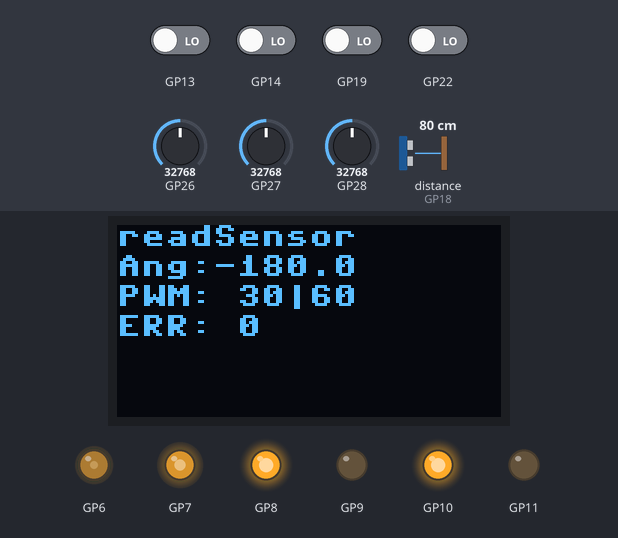
A program run on a simulated Raspberry Pi Pico running MicroPython. Parts: 128×64 one-colour display, output pins drawn as LEDs (lit = HIGH). Inputs (shaded band) come from the test bench; at power-on: GP13, GP14, GP19, GP22 LOW, distance to the obstacle (sensor on GP18) 80 cm, GP26 = 32768, GP27 = 32768, GP28 = 32768 (analog values on the 0–65535 scale). Library files of the repository ran but are not shown: APDS9960LITE.py, encoderLib.py, ssd1306.py, ultrasonicLib.py; pins used as bus, display or sensor lines are not drawn; what the program prints to the serial console is not drawn.

Above: at 0.7 s.
1.3 s: distance to the obstacle (sensor on GP18) set to 2 cm
4.3 s: GP26 set to 2208
At 5.53 s:
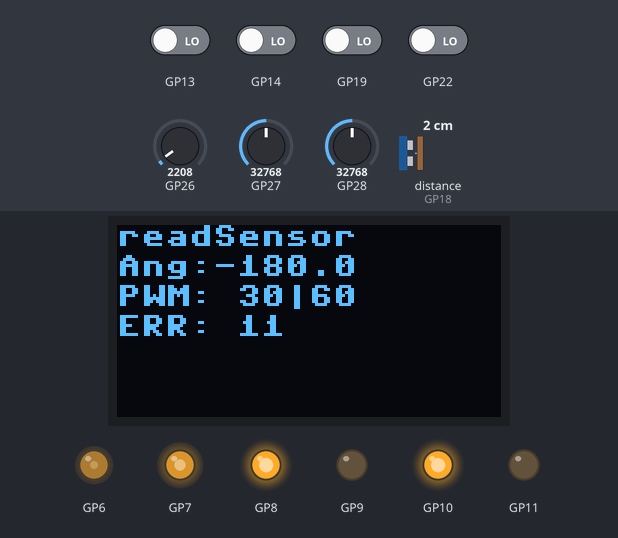
7.1 s: GP26 set to 1776
At 7.7 s:
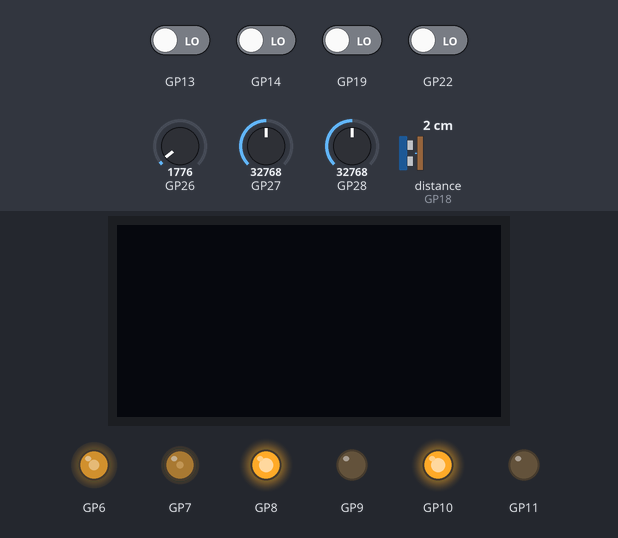
10.1 s: GP27 set to 1966
At 10.8 s:
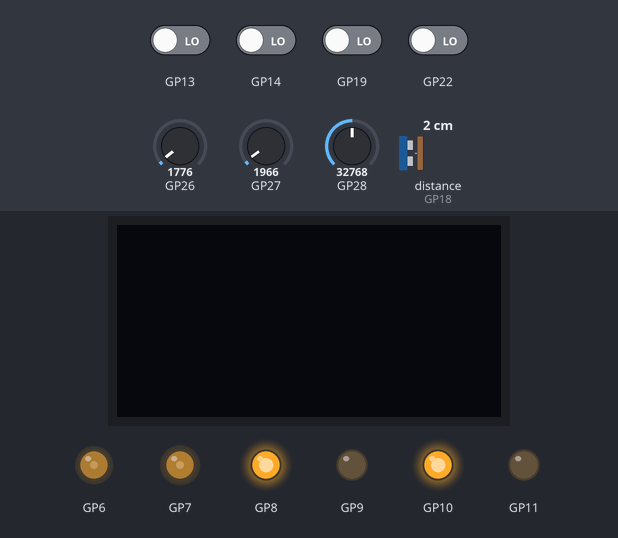
13.1 s: GP13 driven HIGH
At 14.24 s:
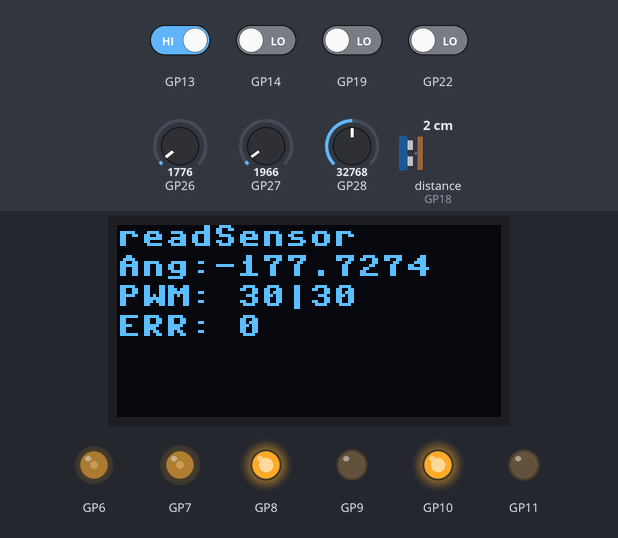
15.9 s: GP13 driven LOW
At 16.31 s:
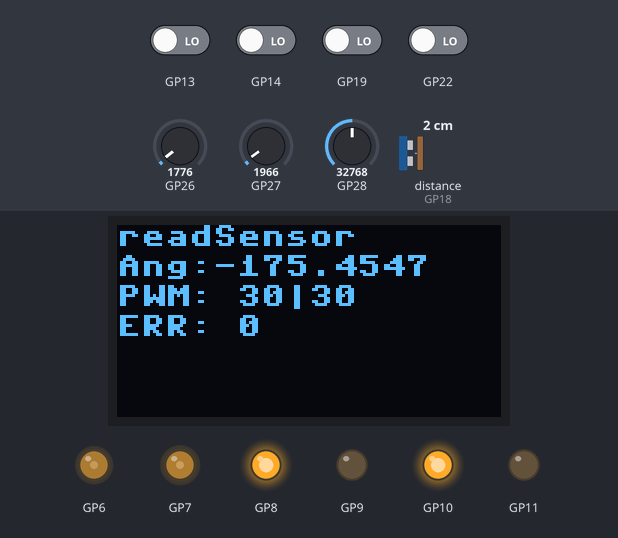
Timing chart, 0 to 18.9 s (numbered marks = the images above; inputs shaded):
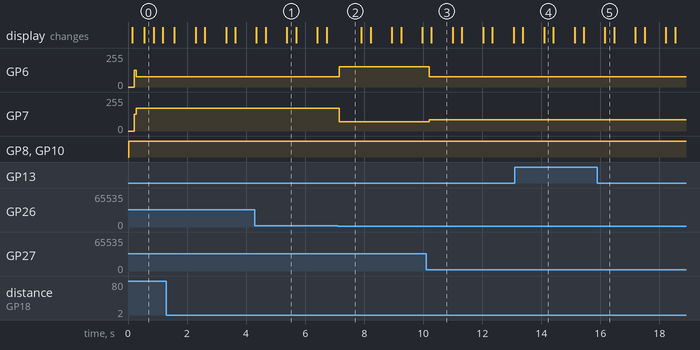

The program:

main.py
```python
from libs.stateManager import StateManager

## Just some code that is not included in state_readSensor or state_initialise
#print(f"Prox, Sonic")
#for i in range(25):
#    display.rows = 0
#    display.text("Calibrating...")
#    display.show()
#    prox = apds9960.prox.proximityLevel
#    sonic_dist = dist_mm()
#    print(f"{prox:3d}, {sonic_dist:4.2f}")
#    time.sleep_ms(200)

sm = StateManager()

from states.initialise import state_initialise
sm.state = "initialise"
sm.registerState("initialise", state_initialise)

from states.followLine import state_followLine
sm.registerState("followLine", state_followLine)

from states.readSensor import state_readSensor
sm.registerState("readSensor", state_readSensor)

from states.updateMap import state_updateMap
sm.registerState("updateMap", state_updateMap)


while True:
    sm.updateState()

print("Exited state machine")
```

stateManager.py
```python
class StateManager:
    def __init__(self, state: str ="None"):
        self.states: dict = {}
        self.env = {}
        self.state: str = state
        self.env["state"] = self.state
        self.env["sm"] = self

        def state_None(env: dict, *args):
            print("State became none")
            exit(-1)
        def state_Error(env: dict, *args):
            print(f"A state error occurred")
            if env.err is not None: print(env.err)
            exit(-2)

        self.registerState("None", state_None)
        self.registerState("Error", state_Error)

    def isState(self, label: str) -> bool:
        return label in self.states

    def registerState(self, label: str, fn) -> None:
        if not self.isState(label):
            self.states[label] = fn
        else:
            raise RuntimeError(f"State \"{self.state}\" already registered")

    def removeState(self, label: str) -> None:
        if self.isState(label):
            self.states[label] = None
        else:
            raise RuntimeError(f"State \"{self.state}\" does not exist")

    def callState(self, label, *args):
        if self.isState(label):
            return self.state[label](self.env, args)
        else:
            raise RuntimeError(f"State \"{label}\" does not exist")

    def updateState(self, *args):
        if self.isState(self.state):
            self.env["state"] = self.state
            self.state = self.states[self.state](self.env, args)
            self.env["state"] = self.state
            self.env["motors"].applyDuty()
        else:
            raise RuntimeError(f"State \"{self.state}\" does not exist")
```

initialise.py
```python
# Import pre-existing libs
from machine import Pin, I2C, ADC
import time

from libs.Mapper import Mapper
# Import custom libs/wrappers
from libs.MotorPair import MotorPair
from libs.EncoderPair import EncoderPair
from libs.displayLib import Display
from libs.APDS9960LITE import APDS9960LITE
def state_initialise(env: dict, *args) -> str:
    # Used in delta-time calculations
    env["lastUpdated"] = float(time.ticks_ms())
    # Define the robots logical state
    env["robot_state"] = "followLine"

    # Create I/O devices such as sensors and motors
    env["ir_pins"] = [Pin(22), Pin(19)]
    env["_ir_adc_pins"] = [ADC(Pin(27)), ADC(Pin(28)), ADC(Pin(26))]
    env["encoder"] = EncoderPair()
    env["motors"] = MotorPair(env["encoder"])
    env["encL"] = (0,0)
    env["encR"] = (0,0)

    env["display"] = Display()
    env["display"].clear()
    env["lastDisplayed"] = 0

    # WARN: not currently plugged in
    #apdsi2c = I2C(0, scl=Pin(21), sda=Pin(20))
    #env["apds9960"] = APDS9960LITE(apdsi2c)
    #env["apds9960"].prox.enableSensor()

    env["map"] = Mapper()

    env["heading"] = 0
    env["displacement"] = [0, 0]

    return "readSensor"
```

followLine.py
```python
import math
import time
from libs.US import dist_mm

# ===============
#  Desired Logic
# ===============

# If all sensors are 'on',
#   then we are perpendicular to a piece of track such as an intersection, or
#   we overcorrected on a turn

# If all sensors are 'off';
#   Check if we are in the garage, if so
#       enter garage mode
#   Check if we are in a hallway, if so
#       enter hallway mode
#   Otherwise we lost the track,
#       slow down and shuffle left and right

# If only the left sensor is 'on', then we need to
#   turn left
# If only the right sensor is 'on', then we need to
#   turn right
# If only the center sensor is 'on', then we should
#   try to stay straight

# If the far_right sensor is on, and we are at a roundabout, then
#   Convert the noisy pulses to a single pulse, and
#   use this single pulse to increment exit counter
# Else if we are not at a roundabout, then
#   stop and turn right until heading is aligned to a 90 deg increment
# If the far_left sensor is on, then
#   stop and turn left until the heading is aligned to a 90 deg increment


# Params for handling IR readings
x_factor = [-25, 0, 25] # Distance from the center IR sensor

# Motor power settings
base_pwm = 30           # Base PWM for the motors
min_pwm = 24            # Minimum PWM for the motors
max_pwm = 60            # Maximum PWM for the motors
pwm_scale = (1, 1.13)   # Scales each wheels PWM outside of range checks
correction_factor = 3   # How hard/fast should responses be to line_error

prev_pwms = [base_pwm, base_pwm]

def state_followLine(env: dict, *args: any) -> str:
    ir_l = env["ir_adc"][0]
    ir_c = env["ir_adc"][1]
    ir_r = env["ir_adc"][2]

    num = x_factor[0]*ir_l + \
        x_factor[1]*ir_c + \
        x_factor[2] * ir_r

    dem = ir_l + ir_c + ir_r

    line_error = -int(num / dem)

    pwm_l = base_pwm + correction_factor * line_error
    pwm_r = base_pwm - correction_factor * line_error

    pwm_l = min(max(min_pwm, pwm_l), max_pwm)
    pwm_r = min(max(min_pwm, pwm_r), max_pwm)

    # If the center sees the line, but the left and right do not, we are likely perfectly on the line
    if (ir_l < 2000) and (ir_c > 2000) and (ir_r < 2000):
        pwm_l = base_pwm
        pwm_r = base_pwm

    doNotUpdatePrevPWM = False
    if (ir_l < 2000) and (ir_c < 2000) and (ir_r < 2000):
        pwm_l = prev_pwms[0]
        pwm_r = prev_pwms[1]
        doNotUpdatePrevPWM = True
    elif (ir_l > 2000) and (ir_c > 2000) and (ir_r > 2000):
        pwm_l = base_pwm
        pwm_r = base_pwm + correction_factor*10

    # Apply the PWMs
    env["motors"].duty(pwm_l=pwm_l*pwm_scale[0], pwm_r=pwm_r*pwm_scale[1])

    # Update the display with some values
    env["display"].text(f"PWM: {int(pwm_l)}|{int(pwm_r)}")
    env["display"].text(f"ERR: {int(line_error)}")
    env["display"].show()

    if not doNotUpdatePrevPWM:
        prev_pwms[0] = pwm_l
        prev_pwms[1] = pwm_r

    return "readSensor"
```

readSensor.py
```python
import time
import math

from libs.US import dist_mm

def state_readSensor(env:dict, *args:any) -> str:
    env["dt"] = (float(time.ticks_ms()) - env["lastUpdated"])/1000.0
    if env["dt"] == 0: env["dt"] = 0.01 # Prevent divide by zero
    env["lastUpdated"] = float(time.ticks_ms())

    # Read all IR Sensor values in accordance to how they were initialised in states/initialise.py
    env["ir"] = []
    for i in env["ir_pins"]:
        env["ir"].append(i.value())

    env["ir_adc"] = []
    for i in env["_ir_adc_pins"]:
        env["ir_adc"].append(i.read_u16())

    env["us_dist"] = dist_mm()
    # WARN: Not currently plugged in
    #env["prox_dist"] = env["apds9960"].prox.proximityLevel
    env["prox_dist"] = env["us_dist"]

    L,R = env["motors"].duty()
    env["dutyL"] = L
    env["dutyR"] = R


    # encoder state in tuple (pos, vel)
    env["encL"] = (env["encoder"].getLeft(), (env["encoder"].getLeft() - env["encL"][1])/env["dt"])
    env["encR"] = (env["encoder"].getRight(), (env["encoder"].getRight() - env["encR"][1])/env["dt"])


    _enc_dist = (env["encL"][0] - env["encR"][0])*0.010209875
    env["heading"] = (153.84*_enc_dist)/(2*3.1415*0.11) % 360 - 180

    vel = min(env["encL"][1], env["encR"][1])
    env["displacement"][0] += math.cos(env["heading"]*(3.1415/360))*vel
    env["displacement"][1] += math.sin(env["heading"]*(3.1415/360))*vel

    env["display"].clear()

    env["display"].text(env["state"])
    env["display"].text(f"Ang:{str(env['heading'])}")

    return "updateMap"
```

updateMap.py
```python
def state_updateMap(env: dict, *args:any) -> str:


    return env["robot_state"]
```

MotorPair.py
```python
import time

from libs.motorLib import Motor
from libs.encoderLib import Encoder

MAX_STALL_PREVENT = 30

# WARNING: left and right motor pins are hard-coded in the class!!!
class MotorPair:
    def __init__(self, encoderPair):
        # Hold a local value for our targeted PWM for L+R
        #   as to enable fast and efficient changes of its value
        self.pwm_l = 50
        self.pwm_r = 50
        self.left_motor = Motor("left", 8, 9, 6)
        self.right_motor = Motor("right", 11, 10, 7)
        self.left_motor.set_forwards()
        self.right_motor.set_forwards()

        self.enc = encoderPair
        self.last_pos = (0,0)
        self.stall_pwm = [0, 0]
        self.last_check = 0

    # Sets/Gets the pwm class variables.
    # If not arguments are provided, returns pwm_l, pwm_r
    # If pwm_l is not none, set it to provided value
    # If pwm_r is not none, set it to provided value
    def duty(self, pwm_l=None, pwm_r=None):
        if pwm_l is None and pwm_r is None: return self.pwm_l, self.pwm_r
        if pwm_l is not None: self.pwm_l = pwm_l
        if pwm_r is not None: self.pwm_r = pwm_r

    # Sets the underlying motor drivers PWM to the classes values
    def applyDuty(self):
        self.left_motor.duty(int(max(min(self.pwm_l + self.stall_pwm[0], 100), 0)))
        self.right_motor.duty(int(max(min(self.pwm_r + self.stall_pwm[1], 100), 0)))
        self._checkStall()

    def _checkStall(self):
        return "Not Implemented"

        cur_pos = self.enc.get()
        dt = time.ticks_ms() - self.last_check
        if dt < 250: return

        l_vel = cur_pos[0] - self.last_pos[0]
        r_vel = cur_pos[1] - self.last_pos[1]

        if l_vel < 1 and self.pwm_l != 0: self.stall_pwm[0] += 5
        else: self.stall_pwm[0] = 0
        if r_vel < 1 and self.pwm_r != 0: self.stall_pwm[1] += 5
        else: self.stall_pwm[1] = 0

        self.last_pos = cur_pos
        self.last_check = time.ticks_ms()
```

EncoderPair.py
```python
import libs.encoderLib as encoderLib


# WARNING! Pin values are hard coded in constructor!
class EncoderPair:
    def __init__(self):
        self.l_ofst = 0
        self.r_ofst = 0
        self.enc = encoderLib.Encoder(13, 14)

    def get(self):
        return self.enc.get_left() - self.l_ofst, \
               self.enc.get_right() - self.r_ofst

    def getLeft(self):
        return self.enc.get_left() - self.l_ofst

    def getRight(self):
        return self.enc.get_right() - self.r_ofst


    def reset(self):
        self.enc.clear_count()
        self.l_ofst = 0
        self.r_ofst = 0

    def reset_left(self):
        self.l_ofst += self.getLeft()

    def reset_right(self):
        self.r_ofst += self.getRight()


    def getLRRatio(self):
        return self.getLeft() / self.getRight()

    def getRLRatio(self):
        return self.getRight() / self.getLeft()

    def getRatios(self):
        return self.getLRRatio(), self.getRLRatio()

    # NOTE: Only calculates error for a specific point in time! It is *highly* recommended to pass l/r offsets
    def calculateRelError(self, LRDutyRatio: float, l_ofst:float = None, r_ofst:float = None) -> float:
        if l_ofst is None: l_ofst = self.l_ofst
        if r_ofst is None: r_ofst = self.r_ofst
        return (self.enc.get_left() - l_ofst) / (self.enc.get_right() - r_ofst) / LRDutyRatio
```

displayLib.py
```python
import time

from machine import Pin, I2C
from libs.ssd1306 import SSD1306_I2C


# WARNING! Pins are hardcoded
class Display:
    def __init__(self):
        self.di2c = I2C(1, sda=Pin(2), scl=Pin(3))
        time.sleep_ms(100)
        self.d = SSD1306_I2C(128, 64, self.di2c)
        self.rows = 0
        self.cols = 0


    def text(self, s, r=None, c=None):
        if r is None: r = self.rows*10
        if c is None: c = self.cols*10
        self.d.text(s, c, r)
        self.rows += 1
        if len(s) > 16: print(f"[WARN]: Text \"{s}\" is {len(s)-16} characters too long to fit on a single row")

    def show(self):
        self.d.show()

    def clear(self):
        self.rows = 0
        self.cols = 0
        self.d.fill(0)
        self.show()
```

US.py
```python
import libs.ultrasonicLib as ultrasonicLib
US = ultrasonicLib.sonic(17, 18)

def dist_mm():
    return US.distance_mm()
def getDist_mm():
    return US.distance_mm()
```

AABB.py
```python
def _rotate90_vec(x: float, y: float, ang: int, cx:float = 0, cy:float = 0):
    ang %= 4
    if ang == 0: return x, y
    elif ang == 1: return -(cy-y)+cx, cy-(x-cx)
    elif ang == 2: return (cx-x)+cx, cy-(y-cy)
    elif ang == 3: return cx + (cy - y), cy - (cx-x)
    else: assert(False, "HOW did you get here?!")
class AABB:
    def __init__(self, x : float, y : float, width : float, height : float):
        self.x = x
        self.y = y
        self.w = width
        self.h = height

    def offsetPos(self, x_ofst, y_ofst):
        self.x += x_ofst
        self.y += y_ofst
        return self
    def offsetSize(self, x_scale, y_scale):
        self.w += x_scale
        self.h += y_scale
        return self

    # DoneTODO: Rotate collider by 90 degree increments clockwise
    # TODO: Test this implementation
    def rotate90(self, rotation : int):
        assert(False, "Not Implemented - Needs to rotate width and height. Must also be relative to rect center")
        x1, x2 = self.x, self.x+self.w
        y1, y2 = self.y, self.y+self.h
        cx, cy = self.x + self.w*0.5, self.y + self.h*0.5

        x1, y1 = _rotate90_vec(x1, y1, rotation, cx=cx, cy=cy)
        x2, y2 = _rotate90_vec(x2, y2, rotation, cx=cx, cy=cy)

        self.x, self.w = x1, x2-x1
        self.y, self.h = y1, y2-y1
        return self


    def area(self):
        return self.w*self.h
    def doesIntersect(self, other):
        return (self.x+self.w) >= other.x and (other.x+other.w) >= self.x and \
            (self.y+self.h) >= other.y and (other.y+other.h) >= self.y

    def __copy__(self):
        return AABB(self.x, self.y, self.w, self.h)
    def copy(self):
        return AABB(self.x, self.y, self.w, self.h)

    # https://stackoverflow.com/q/25349178
    def intersects(self, other):
        if not self.doesIntersect(other): return False, 0.0, None

        x_left = 0
        x_right = 0
        y_top = 0
        y_bottom = 0

        if self.x >= other.x:
            x_left = self.x
            x_right = other.y
        else:
            x_left = other.x
            x_right = self.x

        if self.y >= other.y:
            y_top = self.y
            y_bottom = other.y
        else:
            y_top = other.y
            y_bottom = self.y

        if (x_right < x_left) or (y_bottom < y_top): return False, 0.0, None

        intAABB = AABB(x_left, y_top, x_right-x_left, y_bottom-y_top)
        return True, intAABB.area()/(self.area()+other.area()-intAABB.area()), intAABB
```

full_map.py
```python
from libs.mapComps.fork import fork_path, fork_walls
from libs.mapComps.converge_bottom import converge_bottom_path, converge_bottom_walls
from libs.mapComps.hallway_bottom import hallway_bottom_path, hallway_bottom_walls
from libs.mapComps.hallway_top import hallway_top_path, hallway_top_walls
from libs.mapComps.converge_top import converge_top_path, converge_top_walls
from libs.mapComps.curve2021 import curve2021_path, curve2021_walls
from libs.mapComps.deadend import deadend_path, deadend_walls
from libs.mapComps.distract import distract_path, distract_walls
from libs.mapComps.garage_left import garage_left_path, garage_left_walls
from libs.mapComps.garage_right import garage_right_path, garage_right_walls
from libs.mapComps.gentleturn import gentle_turn_path, gentle_turn_walls
from libs.mapComps.roundabout import roundabout_path, roundabout_walls
from libs.mapComps.sharpturn import sharp_turn_path, sharp_turn_walls
from libs.mapComps.straightline import straightline_path, straightline_walls
from libs.mapComps.widesharp import widesharp_path, widesharp_walls


def _joinComp(a : list, b : list, b_x : float, b_y : float):
    for i in b:
        j = i.copy()
        j.x += b_x
        j.y += b_y
        a.append(j)

map = []
full_map_walls = []

_joinComp(map, fork_path, 0, 0)
_joinComp(map, converge_bottom_path, 0, 0)
_joinComp(map, hallway_bottom_path, 0, 0)
_joinComp(map, hallway_top_path, 0, 0)
_joinComp(map, converge_top_path, 0, 0)
_joinComp(map, curve2021_path, 0, 0)
_joinComp(map, deadend_path, 0, 0)
_joinComp(map, distract_path, 0, 0)
_joinComp(map, garage_left_path, 0, 0)
_joinComp(map, garage_right_path, 0, 0)
_joinComp(map, gentle_turn_path, 0, 0)
_joinComp(map, roundabout_path, 0, 0)
_joinComp(map, sharp_turn_path, 0, 0)
_joinComp(map, straightline_path, 0, 0)
_joinComp(map, widesharp_path, 0, 0)
```

fork.py
```python
# 150 px -> 15-25 mm (20 avg)
# 1 px -> 0.1-0.17 mm (0.13 avg)

from libs.AABB import AABB
conversionFactor = [0.1333, 0.1333]
def createAABB(px,py,pw,ph):
    return AABB(px*conversionFactor[0], py*conversionFactor[1], pw*conversionFactor[0], ph*conversionFactor[1])

fork_path = []
fork_walls = []

# Path
fork_path.append(createAABB(1574, 1987, 154, 352))
fork_path.append(createAABB(483, 1095, 702, 274))
fork_path.append(createAABB(2128, 1091, 697, 272))
fork_path.append(createAABB(1186, 1191, 944, 795))
# Walls
```

converge_bottom.py
```python
# 150 px -> 15-25 mm (20 avg)
# 1 px -> 0.1-0.17 mm (0.13 avg)

from libs.AABB import AABB
conversionFactor = [0.1333, 0.1333]
def createAABB(px,py,pw,ph):
    return AABB(px*conversionFactor[0], py*conversionFactor[1], pw*conversionFactor[0], ph*conversionFactor[1])


converge_bottom_path = []
converge_bottom_walls = []
# Bottom-Central Black Line
converge_bottom_path.append(createAABB(1578, 1621, 150, 717))
# Left Wall
converge_bottom_walls.append(createAABB(329, 0, 267, 540))
converge_bottom_walls.append(createAABB(438, 540, 267, 540))
converge_bottom_walls.append(createAABB(545, 1083, 267, 540))
converge_bottom_walls.append(createAABB(654, 1622, 221, 336))
# Right Wall
converge_bottom_walls.append(createAABB(2711, 0, 267, 540))
converge_bottom_walls.append(createAABB(2604, 539, 267, 540))
converge_bottom_walls.append(createAABB(2498, 1079, 267, 540))
converge_bottom_walls.append(createAABB(2434, 1617, 244, 341))
```

Source omitted: Mapper.py (10338 bytes), hallway_bottom.py (517 bytes), hallway_top.py (503 bytes), converge_top.py (764 bytes), curve2021.py (1038 bytes), deadend.py (587 bytes), distract.py (552 bytes), garage_left.py (507 bytes), garage_right.py (447 bytes), gentleturn.py (559 bytes), roundabout.py (1297 bytes), sharpturn.py (427 bytes) and 3 more

Measured:
- the behaviour switches between 2016 and 2000 on GP26 (found by bisection; images 1 and 2)
- after the input at 4.3 s, the display: first differs from a run without the input after 1.1 s (image 1)
- after the input at 7.1 s, GP6: 76/255 → 153/255 after 0.06 s; GP7: 171/255 → 69/255 after 0.06 s
- after the input at 10.1 s, GP6: 153/255 → 76/255 after 0.10 s; GP7: 69/255 → 84/255 after 0.10 s
- after the input at 13.1 s, the display: first differs from a run without the input after 0.99 s (image 4)
- after the input at 15.9 s, the display: changes after 0.26 s (image 5)
- what the display in image 3 shows lasts 0.7 s, from 10.3 s to 11.0 s
